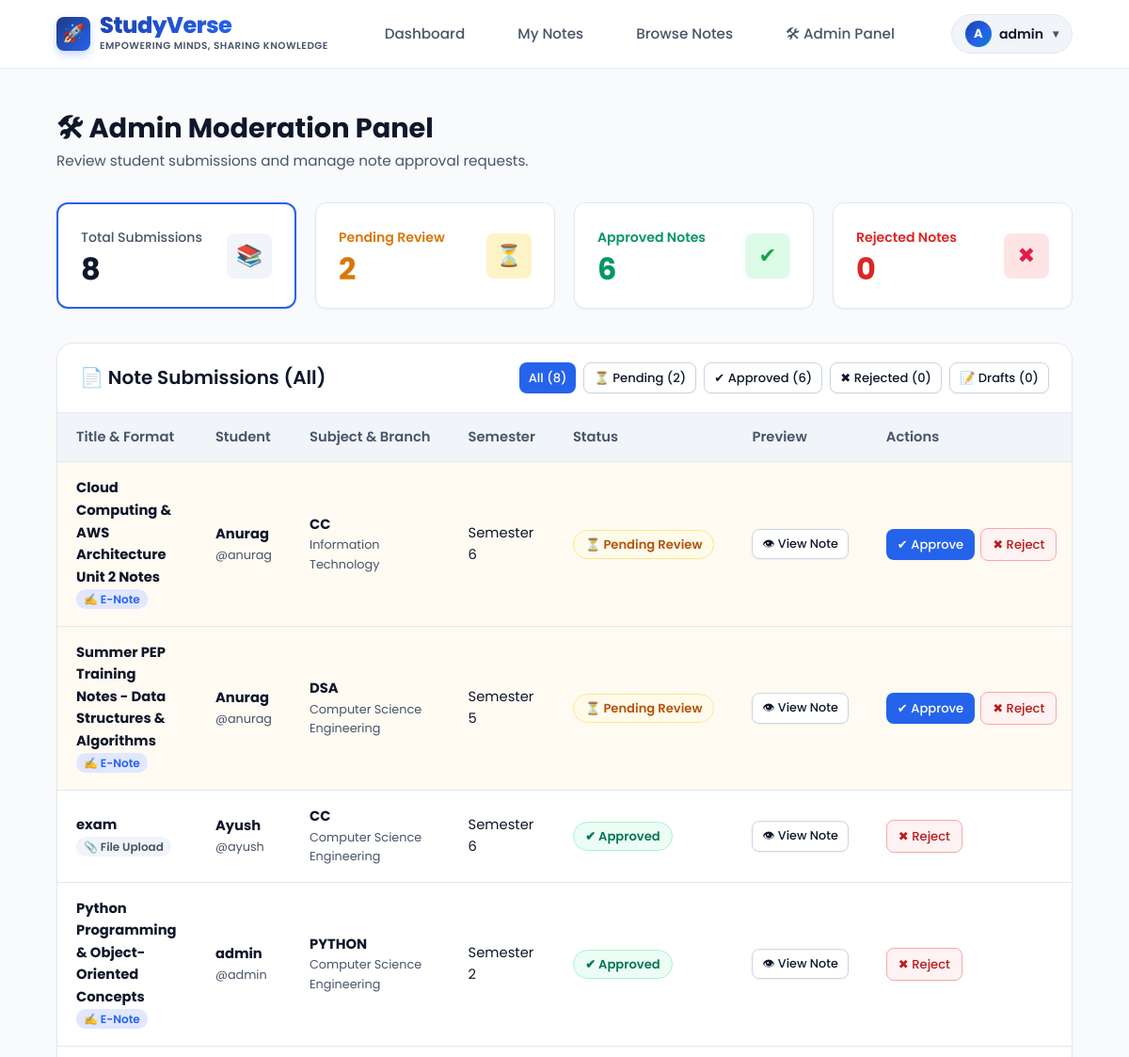
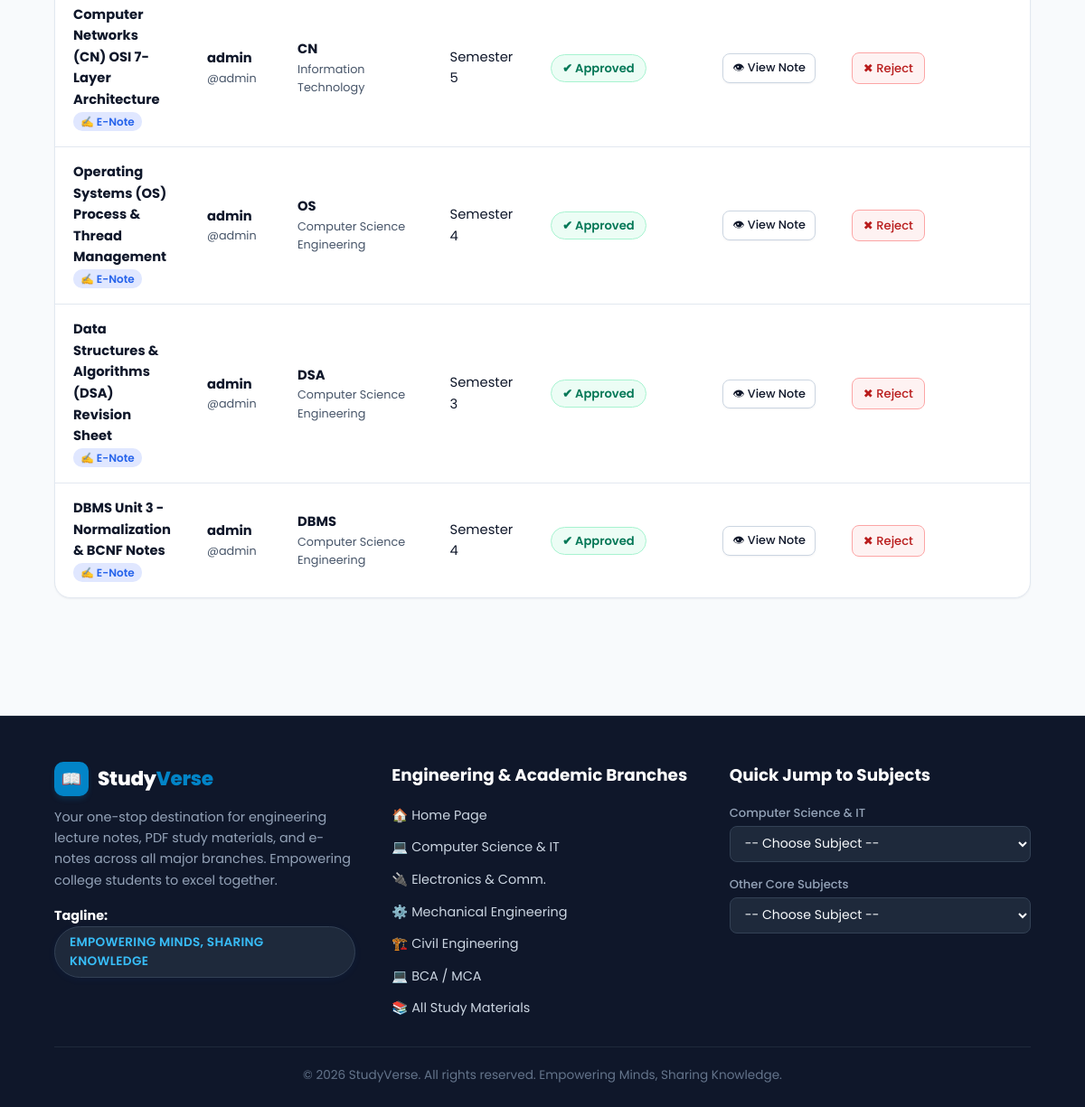
The app's page /notes/admin-dashboard/ (signed in) with its own data (2 pictures, top to bottom).
### notes/models.py (models this page shows, shortened)
class Note(models.Model):
    STATUS_CHOICES = [
        ("Draft", "Draft"),
        ("Pending", "Pending"),
        ("Approved", "Approved"),
        ("Rejected", "Rejected"),
    ]
    SUBJECT_CHOICES = [
        ('DBMS', 'DBMS'),
        ('OS', 'Operating System'),
        ('CN', 'Computer Networks'),
        ('CC', 'Cloud Computing'),
        ('DSA', 'Data Structures'),
        ('JAVA', 'Java'),
        ('PYTHON', 'Python'),
        ('MATH', 'Mathematics'),
        ('OTHER', 'Other'),
    ]
    BRANCH_CHOICES = [
        ('CSE', 'Computer Science Engineering'),
        ('IT', 'Information Technology'),
        ('ECE', 'Electronics & Comm.'),
        ('ME', 'Mechanical Engineering'),
        ('CIVIL', 'Civil Engineering'),
        ('BCA_MCA', 'BCA / MCA'),
        ('COMMERCE', 'Commerce & Business'),
        ('OTHER', 'General / Other'),
    ]
    title = models.CharField(max_length=200)
    subject = models.CharField(max_length=50, choices=SUBJECT_CHOICES)
    branch = models.CharField(max_length=50, choices=BRANCH_CHOICES, default='CSE')
    semester = models.IntegerField()
    description = models.TextField(blank=True)
    content = models.TextField(blank=True, help_text="Rich text or markdown content for online created e-notes")
    drawing_data = models.TextField(blank=True, help_text="Base64 canvas drawing image data")
    is_online_note = models.BooleanField(default=False)
    file = models.FileField(upload_to='notes/', blank=True, null=True)
    uploaded_by = models.ForeignKey(User, on_delete=models.CASCADE)
    uploaded_at = models.DateTimeField(auto_now_add=True)
    downloads = models.IntegerField(default=0)
    views = models.IntegerField(default=0)
    likes = models.ManyToManyField(User, related_name='liked_notes', blank=True)
    status = models.CharField(
        max_length=20,
        choices=STATUS_CHOICES,
        default="Pending"
    )

### notes/views.py (the view)
# urls.py: path("admin-dashboard/", views.admin_dashboard, name="admin_dashboard"),
@staff_member_required
def admin_dashboard(request):
    status_filter = request.GET.get('status', 'all')
    notes = Note.objects.all().order_by("-uploaded_at")
    if status_filter in ['Pending', 'Approved', 'Rejected', 'Draft']:
        notes = notes.filter(status=status_filter)
    context = {
        "notes": notes,
        "selected_status": status_filter,
        "total_count": Note.objects.count(),
        "pending": Note.objects.filter(status="Pending").count(),
        "approved": Note.objects.filter(status="Approved").count(),
        "rejected": Note.objects.filter(status="Rejected").count(),
        "draft": Note.objects.filter(status="Draft").count(),
    }
    return render(request, "notes/admin_dashboard.html", context)

### templates/notes/admin_dashboard.html (shortened to what this page needs)
{% extends "base.html" %}
{% block content %}
<div class="dashboard-wrapper">
    <div class="dashboard-header">
        <div>
            <h1>🛠 Admin Moderation Panel</h1>
            <p>Review student submissions and manage note approval requests.</p>
        </div>
    </div>
    <div class="dashboard-cards-grid">
        <a href="{% url 'admin_dashboard' %}?status=all" class="stat-card" style="text-decoration:none; border: {% if selected_status == 'all' %}2px solid var(--primary){% else %}1px solid var(--border-light){% endif %};">
            <div class="stat-info">
                <span>Total Submissions</span>
                <h2>{{ total_count }}</h2>
            </div>
            <div class="stat-icon" style="background:#f1f5f9; color:#475569;">📚</div>
        </a>
        <a href="{% url 'admin_dashboard' %}?status=Pending" class="stat-card" style="text-decoration:none; border: {% if selected_status == 'Pending' %}2px solid #f59e0b{% else %}1px solid var(--border-light){% endif %};">
            <div class="stat-info">
                <span style="color:#d97706; font-weight:600;">Pending Review</span>
                <h2 style="color:#d97706;">{{ pending }}</h2>
            </div>
            <div class="stat-icon pending">⏳</div>
        </a>
        <a href="{% url 'admin_dashboard' %}?status=Approved" class="stat-card" style="text-decoration:none; border: {% if selected_status == 'Approved' %}2px solid #10b981{% else %}1px solid var(--border-light){% endif %};">
            <div class="stat-info">
                <span style="color:#059669; font-weight:600;">Approved Notes</span>
                <h2 style="color:#059669;">{{ approved }}</h2>
            </div>
            <div class="stat-icon approved">✔</div>
        </a>
        <a href="{% url 'admin_dashboard' %}?status=Rejected" class="stat-card" style="text-decoration:none; border: {% if selected_status == 'Rejected' %}2px solid #ef4444{% else %}1px solid var(--border-light){% endif %};">
            <div class="stat-info">
                <span style="color:#dc2626; font-weight:600;">Rejected Notes</span>
                <h2 style="color:#dc2626;">{{ rejected }}</h2>
            </div>
            <div class="stat-icon rejected">✖</div>
        </a>
    </div>
    <div class="content-card">
        <div class="content-card-header" style="display:flex; justify-content:space-between; align-items:center; flex-wrap:wrap; gap:16px;">
            <h2>📄 Note Submissions ({% if selected_status == 'all' %}All{% else %}{{ selected_status }}{% endif %})</h2>
            <div style="display:flex; gap:8px; flex-wrap:wrap;">
                <a href="{% url 'admin_dashboard' %}?status=all" class="btn-sm {% if selected_status == 'all' %}btn-sm-primary{% else %}btn-secondary{% endif %}" style="font-size:0.82rem;">
                    All ({{ total_count }})
                </a>
                <a href="{% url 'admin_dashboard' %}?status=Pending" class="btn-sm {% if selected_status == 'Pending' %}btn-sm-primary{% else %}btn-secondary{% endif %}" style="font-size:0.82rem;">
                    ⏳ Pending ({{ pending }})
                </a>
                <a href="{% url 'admin_dashboard' %}?status=Approved" class="btn-sm {% if selected_status == 'Approved' %}btn-sm-primary{% else %}btn-secondary{% endif %}" style="font-size:0.82rem;">
                    ✔ Approved ({{ approved }})
                </a>
                <a href="{% url 'admin_dashboard' %}?status=Rejected" class="btn-sm {% if selected_status == 'Rejected' %}btn-sm-primary{% else %}btn-secondary{% endif %}" style="font-size:0.82rem;">
                    ✖ Rejected ({{ rejected }})
                </a>
                <a href="{% url 'admin_dashboard' %}?status=Draft" class="btn-sm {% if selected_status == 'Draft' %}btn-sm-primary{% else %}btn-secondary{% endif %}" style="font-size:0.82rem;">
                    📝 Drafts ({{ draft }})
                </a>
            </div>
        </div>
        <div class="table-responsive">
            <table class="modern-table">
                <thead>
                    <tr>
                        <th>Title & Format</th>
                        <th>Student</th>
                        <th>Subject & Branch</th>
                        <th>Semester</th>
                        <th>Status</th>
                        <th>Preview</th>
                        <th>Actions</th>
                    </tr>
                </thead>
                <tbody>
                    {% for note in notes %}
                    <tr style="{% if note.status == 'Pending' %}background:rgba(245, 158, 11, 0.05);{% endif %}">
                        <td>
                            <strong>{{ note.title }}</strong>
                            <div>
                                {% if note.is_online_note %}
                                    <span style="font-size:0.75rem; background:#e0e7ff; color:var(--primary); padding:2px 8px; border-radius:10px; font-weight:600;">✍️ E-Note</span>
                                {% else %}
                                    <span style="font-size:0.75rem; background:#f1f5f9; color:#475569; padding:2px 8px; border-radius:10px; font-weight:600;">📎 File Upload</span>
                                {% endif %}
                            </div>
                        </td>
                        <td>
                            <strong>{{ note.uploaded_by.first_name|default:note.uploaded_by.username }}</strong>
                            <div style="font-size:0.8rem; color:var(--text-muted);">@{{ note.uploaded_by.username }}</div>
                        </td>
                        <td>
                            <strong>{{ note.subject }}</strong>
                            <div style="font-size:0.8rem; color:var(--text-muted);">{{ note.get_branch_display }}</div>
                        </td>
                        <td>Semester {{ note.semester }}</td>
                        <td>
                            {% if note.status == "Approved" %}
                                <span class="status-pill approved">✔ Approved</span>
                            {% elif note.status == "Pending" %}
                                <span class="status-pill pending">⏳ Pending Review</span>
                            {% elif note.status == "Draft" %}
                                <span class="status-pill" style="background:#f1f5f9; color:#64748b;">📝 Draft</span>
                            {% else %}
                                <span class="status-pill rejected">✖ Rejected</span>
                            {% endif %}
                        </td>
                        <td>
                            <a href="{% url 'note_detail' note.id %}" target="_blank" class="btn-sm btn-secondary" style="font-size:0.8rem; white-space:nowrap;">
                                👁 View Note
                            </a>
                        </td>
                        <td>
                            <div class="action-group" style="flex-wrap:nowrap;">
                                {% if note.status != "Approved" %}
                                    <a href="{% url 'approve_note' note.id %}" class="btn-sm btn-sm-primary" style="white-space:nowrap; padding:6px 12px; font-size:0.82rem;">
                                        ✔ Approve
                                    </a>
                                {% endif %}
                                {% if note.status != "Rejected" %}
                                    <a href="{% url 'reject_note' note.id %}" class="btn-sm btn-sm-danger" style="white-space:nowrap; padding:6px 12px; font-size:0.82rem;">
                                        ✖ Reject
                                    </a>
                                {% endif %}
                            </div>
                        </td>
                    </tr>
                    {% endfor %}
                </tbody>
            </table>
        </div>
    </div>
</div>
{% endblock %}

### templates/base.html (shortened to what this page needs)
{% load static %}
<!DOCTYPE html>
<html lang="en">
<head>
    <link rel="stylesheet" href="{% static 'css/style.css' %}">
</head>
<body>
    <nav class="navbar">
        <div class="logo">
            <a href="{% url 'home' %}">
                <span class="logo-icon">🚀</span>
                <div style="display:flex; flex-direction:column; justify-content:center;">
                    <span style="font-weight:800; line-height:1.1;" class="brand-gradient-text">StudyVerse</span>
                    <span style="font-size:0.65rem; text-transform:uppercase; letter-spacing:0.5px; color:var(--text-muted); font-weight:600; margin-top:1px;">Empowering Minds, Sharing Knowledge</span>
                </div>
            </a>
        </div>
        <ul class="nav-links">
            {% if user.is_authenticated %}
                <li><a href="{% url 'dashboard' %}">Dashboard</a></li>
                <li><a href="{% url 'my_notes' %}">My Notes</a></li>
                <li><a href="{% url 'browse_notes' %}">Browse Notes</a></li>
                {% if user.is_staff %}
                    <li><a href="{% url 'admin_dashboard' %}">🛠 Admin Panel</a></li>
                {% endif %}
            {% else %}
                <li><a href="{% url 'home' %}">Home</a></li>
                <li><a href="{% url 'browse_notes' %}">Browse Notes</a></li>
            {% endif %}
        </ul>
        <div class="nav-right">
            {% if user.is_authenticated %}
                <div class="user-dropdown-wrapper">
                    <button type="button" class="user-badge" id="userMenuBtn">
                        <span class="user-avatar">{{ user.username|first|upper }}</span>
                        <span>{{ user.first_name|default:user.username }}</span>
                        <span style="font-size:0.75rem; margin-left:2px; color:var(--text-muted);">▾</span>
                    </button>
                </div>
            {% else %}
                <a href="{% url 'login' %}" class="btn-secondary">Login</a>
                <a href="{% url 'register' %}" class="btn-primary">Register</a>
            {% endif %}
        </div>
    </nav>
    <main>
        {% block content %}
        {% endblock %}
    </main>
    <footer class="site-footer">
        <div class="footer-container">
            <div class="footer-col">
                <a class="brand-logo" href="{% url 'home' %}" style="margin-bottom:12px;">
                    <div class="brand-icon">
                        📖
                    </div>
                    <span class="brand-text" style="color:#ffffff;">Study<span class="brand-highlight">Verse</span></span>
                </a>
                <p>Your one-stop destination for engineering lecture notes, PDF study materials, and e-notes across all major branches. Empowering college students to excel together.</p>
                <div style="margin-top: 16px;">
                    <p><strong style="color:#ffffff;">Tagline:</strong> <span class="tagline-badge" style="background:#1e293b; color:#38bdf8; border-color:#334155;">Empowering Minds, Sharing Knowledge</span></p>
                </div>
            </div>
            <div class="footer-col">
                <h3>Engineering & Academic Branches</h3>
                <ul class="footer-list">
                    <li><a href="{% url 'home' %}">🏠 Home Page</a></li>
                    <li><a href="{% url 'browse_notes' %}?branch=CSE">💻 Computer Science & IT</a></li>
                    <li><a href="{% url 'browse_notes' %}?branch=ECE">🔌 Electronics & Comm.</a></li>
                    <li><a href="{% url 'browse_notes' %}?branch=ME">⚙️ Mechanical Engineering</a></li>
                    <li><a href="{% url 'browse_notes' %}?branch=CIVIL">🏗️ Civil Engineering</a></li>
                    <li><a href="{% url 'browse_notes' %}?branch=BCA_MCA">💻 BCA / MCA</a></li>
                    <li><a href="{% url 'browse_notes' %}">📚 All Study Materials</a></li>
                </ul>
            </div>
            <div class="footer-col">
                <h3>Quick Jump to Subjects</h3>
                <div class="dropdown-group">
                    <label>Computer Science & IT</label>
                    <select class="footer-select" onchange="if(this.value) window.location.href=this.value;">
                        <option value="">-- Choose Subject --</option>
                    </select>
                </div>
                <div class="dropdown-group">
                    <label>Other Core Subjects</label>
                    <select class="footer-select" onchange="if(this.value) window.location.href=this.value;">
                        <option value="">-- Choose Subject --</option>
                    </select>
                </div>
            </div>
        </div>
        <div class="footer-bottom">
            <p>&copy; 2026 StudyVerse. All rights reserved. Empowering Minds, Sharing Knowledge.</p>
        </div>
    </footer>
</body>
</html>

### records on screen
Note: title "Cloud Computing & AWS Architecture Unit 2 Notes", is_online_note "✍️ E-Note", uploaded_by.first_name "Anurag", uploaded_by.username "anurag", subject "CC", branch "Information Technology", semester "6", status "⏳ Pending Review"
Note: title "Summer PEP Training Notes - Data Structures & Algorithms", is_online_note "✍️ E-Note", uploaded_by.first_name "Anurag", uploaded_by.username "anurag", subject "DSA", branch "Computer Science Engineering", semester "5", status "⏳ Pending Review"
Note: title "exam", is_online_note "📎 File Upload", uploaded_by.first_name "Ayush", uploaded_by.username "ayush", subject "CC", branch "Computer Science Engineering", semester "6", status "✔ Approved"
Note: title "Python Programming & Object-Oriented Concepts", is_online_note "✍️ E-Note", uploaded_by.first_name "admin", uploaded_by.username "admin", subject "PYTHON", branch "Computer Science Engineering", semester "2", status "✔ Approved"
Note: title "Computer Networks (CN) OSI 7-Layer Architecture", is_online_note "✍️ E-Note", uploaded_by.first_name "admin", uploaded_by.username "admin", subject "CN", branch "Information Technology", semester "5", status "✔ Approved"
Note: title "Operating Systems (OS) Process & Thread Management", is_online_note "✍️ E-Note", uploaded_by.first_name "admin", uploaded_by.username "admin", subject "OS", branch "Computer Science Engineering", semester "4", status "✔ Approved"
Note: title "Data Structures & Algorithms (DSA) Revision Sheet", is_online_note "✍️ E-Note", uploaded_by.first_name "admin", uploaded_by.username "admin", subject "DSA", branch "Computer Science Engineering", semester "3", status "✔ Approved"
Note: title "DBMS Unit 3 - Normalization & BCNF Notes", is_online_note "✍️ E-Note", uploaded_by.first_name "admin", uploaded_by.username "admin", subject "DBMS", branch "Computer Science Engineering", semester "4", status "✔ Approved"

### other values on screen
{{ user.username|first|upper }} "A"
{{ user.first_name|default:user.username }} "admin"
{{ total_count }} "8"
{{ pending }} "2"
{{ approved }} "6"
{{ rejected }} "0"
{{ draft }} "0"
